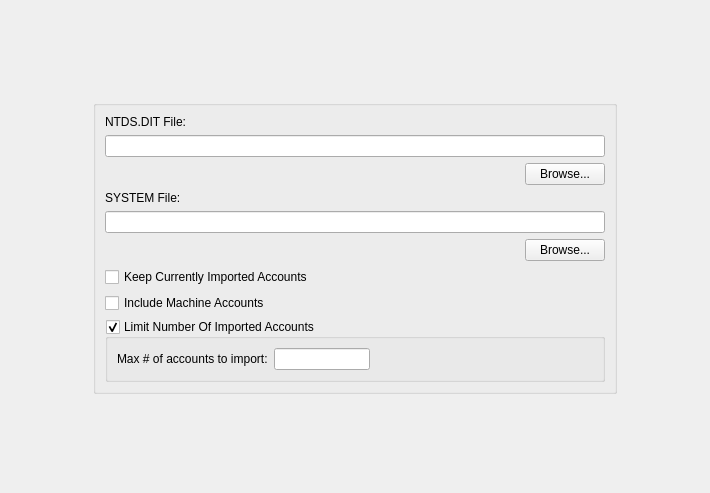
<?xml version="1.0" encoding="UTF-8"?>
<ui version="4.0">
 <class>ImportNTDSConfig</class>
 <widget class="QWidget" name="ImportNTDSConfig">
  <property name="geometry">
   <rect>
    <x>0</x>
    <y>0</y>
    <width>710</width>
    <height>493</height>
   </rect>
  </property>
  <property name="sizePolicy">
   <sizepolicy hsizetype="Preferred" vsizetype="Preferred">
    <horstretch>0</horstretch>
    <verstretch>0</verstretch>
   </sizepolicy>
  </property>
  <property name="maximumSize">
   <size>
    <width>16777215</width>
    <height>16777215</height>
   </size>
  </property>
  <property name="windowTitle">
   <string>Form</string>
  </property>
  <layout class="QGridLayout" name="gridLayout">
   <item row="1" column="2">
    <spacer name="horizontalSpacer">
     <property name="orientation">
      <enum>Qt::Horizontal</enum>
     </property>
     <property name="sizeHint" stdset="0">
      <size>
       <width>40</width>
       <height>20</height>
      </size>
     </property>
    </spacer>
   </item>
   <item row="1" column="0">
    <spacer name="horizontalSpacer_2">
     <property name="orientation">
      <enum>Qt::Horizontal</enum>
     </property>
     <property name="sizeHint" stdset="0">
      <size>
       <width>40</width>
       <height>20</height>
      </size>
     </property>
    </spacer>
   </item>
   <item row="1" column="1">
    <widget class="QGroupBox" name="groupBox">
     <property name="title">
      <string/>
     </property>
     <layout class="QVBoxLayout" name="verticalLayout_2">
      <item>
       <widget class="QLabel" name="label_4">
        <property name="text">
         <string>NTDS.DIT File:</string>
        </property>
       </widget>
      </item>
      <item>
       <widget class="QLineEdit" name="NTDSFileNameEdit">
        <property name="minimumSize">
         <size>
          <width>500</width>
          <height>0</height>
         </size>
        </property>
       </widget>
      </item>
      <item>
       <layout class="QHBoxLayout" name="horizontalLayout_2">
        <item>
         <spacer name="horizontalSpacer_4">
          <property name="orientation">
           <enum>Qt::Horizontal</enum>
          </property>
          <property name="sizeHint" stdset="0">
           <size>
            <width>40</width>
            <height>20</height>
           </size>
          </property>
         </spacer>
        </item>
        <item>
         <widget class="QPushButton" name="browseButtonNTDS">
          <property name="text">
           <string>Browse...</string>
          </property>
         </widget>
        </item>
       </layout>
      </item>
      <item>
       <widget class="QLabel" name="label">
        <property name="text">
         <string>SYSTEM File:</string>
        </property>
       </widget>
      </item>
      <item>
       <widget class="QLineEdit" name="SYSTEMFileNameEdit"/>
      </item>
      <item>
       <layout class="QHBoxLayout" name="horizontalLayout">
        <item>
         <spacer name="horizontalSpacer_3">
          <property name="orientation">
           <enum>Qt::Horizontal</enum>
          </property>
          <property name="sizeHint" stdset="0">
           <size>
            <width>40</width>
            <height>20</height>
           </size>
          </property>
         </spacer>
        </item>
        <item>
         <widget class="QPushButton" name="browseButtonSYSTEM">
          <property name="text">
           <string>Browse...</string>
          </property>
         </widget>
        </item>
       </layout>
      </item>
      <item>
       <widget class="QCheckBox" name="KeepCurrentAccounts">
        <property name="text">
         <string>Keep Currently Imported Accounts</string>
        </property>
       </widget>
      </item>
      <item>
       <widget class="QCheckBox" name="IncludeMachineAccounts">
        <property name="text">
         <string>Include Machine Accounts</string>
        </property>
       </widget>
      </item>
      <item>
       <widget class="QGroupBox" name="LimitAccounts">
        <property name="title">
         <string>Limit Number Of Imported Accounts</string>
        </property>
        <property name="checkable">
         <bool>true</bool>
        </property>
        <layout class="QHBoxLayout" name="horizontalLayout_3">
         <item>
          <widget class="QLabel" name="label_5">
           <property name="text">
            <string>Max # of accounts to import:</string>
           </property>
          </widget>
         </item>
         <item>
          <widget class="QLineEdit" name="AccountLimit">
           <property name="maximumSize">
            <size>
             <width>96</width>
             <height>16777215</height>
            </size>
           </property>
           <property name="inputMethodHints">
            <set>Qt::ImhDigitsOnly</set>
           </property>
           <property name="maxLength">
            <number>10</number>
           </property>
          </widget>
         </item>
         <item>
          <spacer name="horizontalSpacer_5">
           <property name="orientation">
            <enum>Qt::Horizontal</enum>
           </property>
           <property name="sizeHint" stdset="0">
            <size>
             <width>40</width>
             <height>20</height>
            </size>
           </property>
          </spacer>
         </item>
        </layout>
       </widget>
      </item>
     </layout>
    </widget>
   </item>
   <item row="2" column="1">
    <spacer name="verticalSpacer">
     <property name="orientation">
      <enum>Qt::Vertical</enum>
     </property>
     <property name="sizeHint" stdset="0">
      <size>
       <width>20</width>
       <height>40</height>
      </size>
     </property>
    </spacer>
   </item>
   <item row="0" column="1">
    <spacer name="verticalSpacer_2">
     <property name="orientation">
      <enum>Qt::Vertical</enum>
     </property>
     <property name="sizeHint" stdset="0">
      <size>
       <width>20</width>
       <height>40</height>
      </size>
     </property>
    </spacer>
   </item>
  </layout>
 </widget>
 <resources/>
 <connections/>
</ui>
